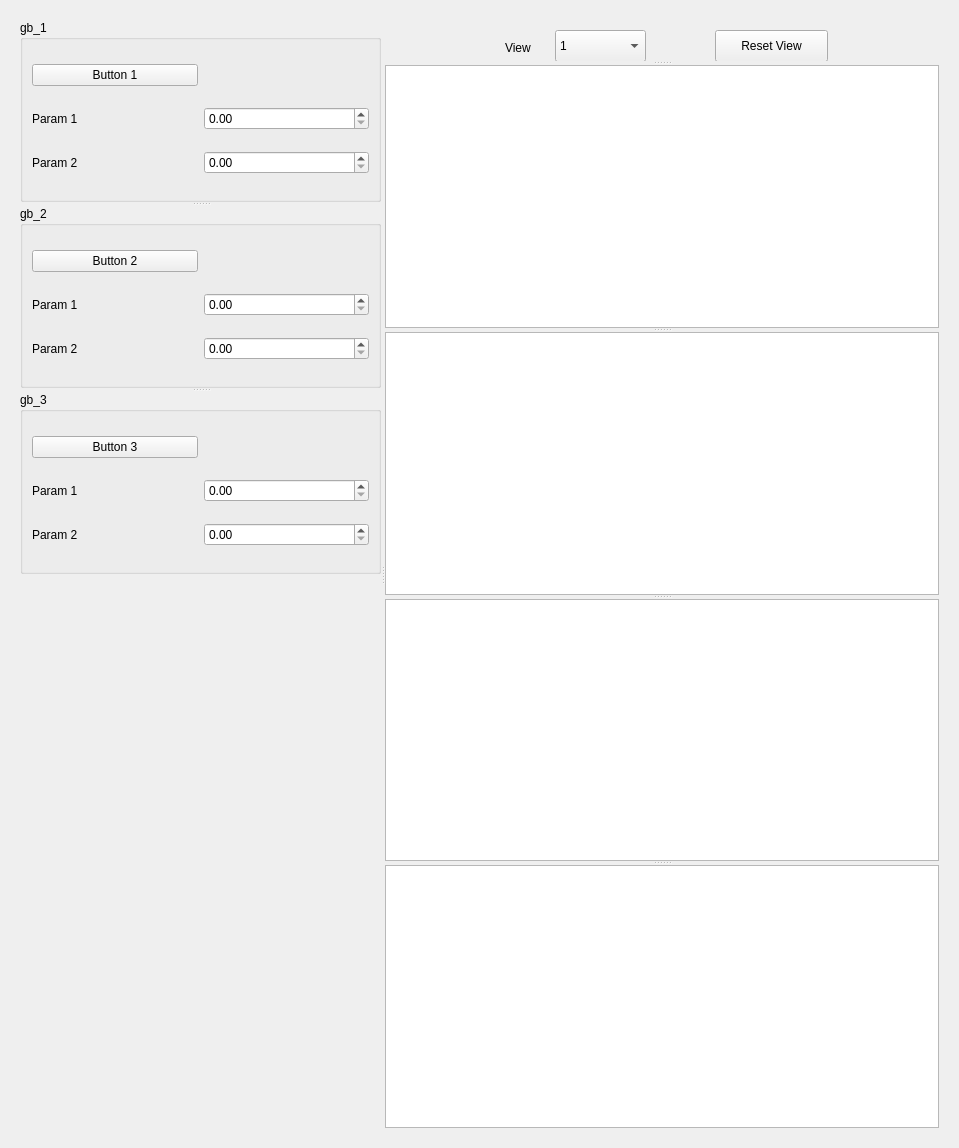
<?xml version="1.0" encoding="UTF-8"?>
<ui version="4.0">
 <class>Form</class>
 <widget class="QWidget" name="Form">
  <property name="geometry">
   <rect>
    <x>0</x>
    <y>0</y>
    <width>959</width>
    <height>1148</height>
   </rect>
  </property>
  <property name="windowTitle">
   <string>Form</string>
  </property>
  <layout class="QHBoxLayout" name="horizontalLayout">
   <item>
    <widget class="QWidget" name="widget_2" native="true">
     <layout class="QHBoxLayout" name="horizontalLayout_2">
      <item>
       <widget class="QSplitter" name="splitter_2">
        <property name="orientation">
         <enum>Qt::Horizontal</enum>
        </property>
        <widget class="QWidget" name="layoutWidget">
         <layout class="QVBoxLayout" name="verticalLayout_left">
          <item>
           <widget class="QSplitter" name="splitter">
            <property name="orientation">
             <enum>Qt::Vertical</enum>
            </property>
            <widget class="QGroupBox" name="groupBox_1">
             <property name="title">
              <string>gb_1</string>
             </property>
             <property name="alignment">
              <set>Qt::AlignLeading|Qt::AlignLeft|Qt::AlignTop</set>
             </property>
             <layout class="QGridLayout" name="gridLayout">
              <item row="0" column="0">
               <widget class="QPushButton" name="pushButton_1">
                <property name="text">
                 <string>Button 1</string>
                </property>
               </widget>
              </item>
              <item row="1" column="0">
               <widget class="QLabel" name="label">
                <property name="text">
                 <string>Param 1</string>
                </property>
               </widget>
              </item>
              <item row="1" column="1">
               <widget class="QDoubleSpinBox" name="doubleSpinBox_param1"/>
              </item>
              <item row="2" column="0">
               <widget class="QLabel" name="label_2">
                <property name="text">
                 <string>Param 2</string>
                </property>
               </widget>
              </item>
              <item row="2" column="1">
               <widget class="QDoubleSpinBox" name="doubleSpinBox_param2"/>
              </item>
             </layout>
            </widget>
            <widget class="QGroupBox" name="groupBox_2">
             <property name="title">
              <string>gb_2</string>
             </property>
             <property name="alignment">
              <set>Qt::AlignLeading|Qt::AlignLeft|Qt::AlignTop</set>
             </property>
             <layout class="QGridLayout" name="gridLayout_2">
              <item row="0" column="0">
               <widget class="QPushButton" name="pushButton_2">
                <property name="text">
                 <string>Button 2</string>
                </property>
               </widget>
              </item>
              <item row="1" column="0">
               <widget class="QLabel" name="label_3">
                <property name="text">
                 <string>Param 1</string>
                </property>
               </widget>
              </item>
              <item row="1" column="1">
               <widget class="QDoubleSpinBox" name="doubleSpinBox_param1_2"/>
              </item>
              <item row="2" column="0">
               <widget class="QLabel" name="label_4">
                <property name="text">
                 <string>Param 2</string>
                </property>
               </widget>
              </item>
              <item row="2" column="1">
               <widget class="QDoubleSpinBox" name="doubleSpinBox_param2_2"/>
              </item>
             </layout>
            </widget>
            <widget class="QGroupBox" name="groupBox_3">
             <property name="title">
              <string>gb_3</string>
             </property>
             <property name="alignment">
              <set>Qt::AlignLeading|Qt::AlignLeft|Qt::AlignTop</set>
             </property>
             <layout class="QGridLayout" name="gridLayout_3">
              <item row="0" column="0">
               <widget class="QPushButton" name="pushButton_3">
                <property name="text">
                 <string>Button 3</string>
                </property>
               </widget>
              </item>
              <item row="1" column="0">
               <widget class="QLabel" name="label_5">
                <property name="text">
                 <string>Param 1</string>
                </property>
               </widget>
              </item>
              <item row="1" column="1">
               <widget class="QDoubleSpinBox" name="doubleSpinBox_param1_3"/>
              </item>
              <item row="2" column="0">
               <widget class="QLabel" name="label_6">
                <property name="text">
                 <string>Param 2</string>
                </property>
               </widget>
              </item>
              <item row="2" column="1">
               <widget class="QDoubleSpinBox" name="doubleSpinBox_param2_3"/>
              </item>
             </layout>
            </widget>
           </widget>
          </item>
          <item>
           <spacer name="verticalSpacer">
            <property name="orientation">
             <enum>Qt::Vertical</enum>
            </property>
            <property name="sizeHint" stdset="0">
             <size>
              <width>20</width>
              <height>40</height>
             </size>
            </property>
           </spacer>
          </item>
         </layout>
        </widget>
        <widget class="QWidget" name="layoutWidget">
         <layout class="QVBoxLayout" name="verticalLayout_right">
          <item>
           <widget class="QSplitter" name="splitter_right">
            <property name="orientation">
             <enum>Qt::Vertical</enum>
            </property>
            <widget class="QWidget" name="widget" native="true">
             <widget class="QLabel" name="label_7">
              <property name="geometry">
               <rect>
                <x>120</x>
                <y>20</y>
                <width>41</width>
                <height>16</height>
               </rect>
              </property>
              <property name="text">
               <string>View</string>
              </property>
             </widget>
             <widget class="QComboBox" name="comboBox_view">
              <property name="geometry">
               <rect>
                <x>170</x>
                <y>10</y>
                <width>91</width>
                <height>32</height>
               </rect>
              </property>
              <item>
               <property name="text">
                <string>1</string>
               </property>
              </item>
              <item>
               <property name="text">
                <string>2</string>
               </property>
              </item>
              <item>
               <property name="text">
                <string>3</string>
               </property>
              </item>
              <item>
               <property name="text">
                <string>4</string>
               </property>
              </item>
             </widget>
             <widget class="QPushButton" name="pushButton_reset">
              <property name="geometry">
               <rect>
                <x>330</x>
                <y>10</y>
                <width>113</width>
                <height>32</height>
               </rect>
              </property>
              <property name="text">
               <string>Reset View</string>
              </property>
             </widget>
            </widget>
            <widget class="PlotWidget" name="graphicsView_1"/>
            <widget class="PlotWidget" name="graphicsView_2"/>
            <widget class="PlotWidget" name="graphicsView_3"/>
            <widget class="PlotWidget" name="graphicsView_4"/>
           </widget>
          </item>
         </layout>
        </widget>
       </widget>
      </item>
     </layout>
    </widget>
   </item>
  </layout>
  <action name="actionplot_1">
   <property name="checkable">
    <bool>true</bool>
   </property>
   <property name="text">
    <string>plot_1</string>
   </property>
  </action>
 </widget>
 <customwidgets>
  <customwidget>
   <class>PlotWidget</class>
   <extends>QGraphicsView</extends>
   <header>pyqtgraph</header>
  </customwidget>
 </customwidgets>
 <resources/>
 <connections>
  <connection>
   <sender>pushButton_reset</sender>
   <signal>clicked()</signal>
   <receiver>splitter_right</receiver>
   <slot>showNormal()</slot>
   <hints>
    <hint type="sourcelabel">
     <x>781</x>
     <y>50</y>
    </hint>
    <hint type="destinationlabel">
     <x>664</x>
     <y>573</y>
    </hint>
   </hints>
  </connection>
 </connections>
</ui>
